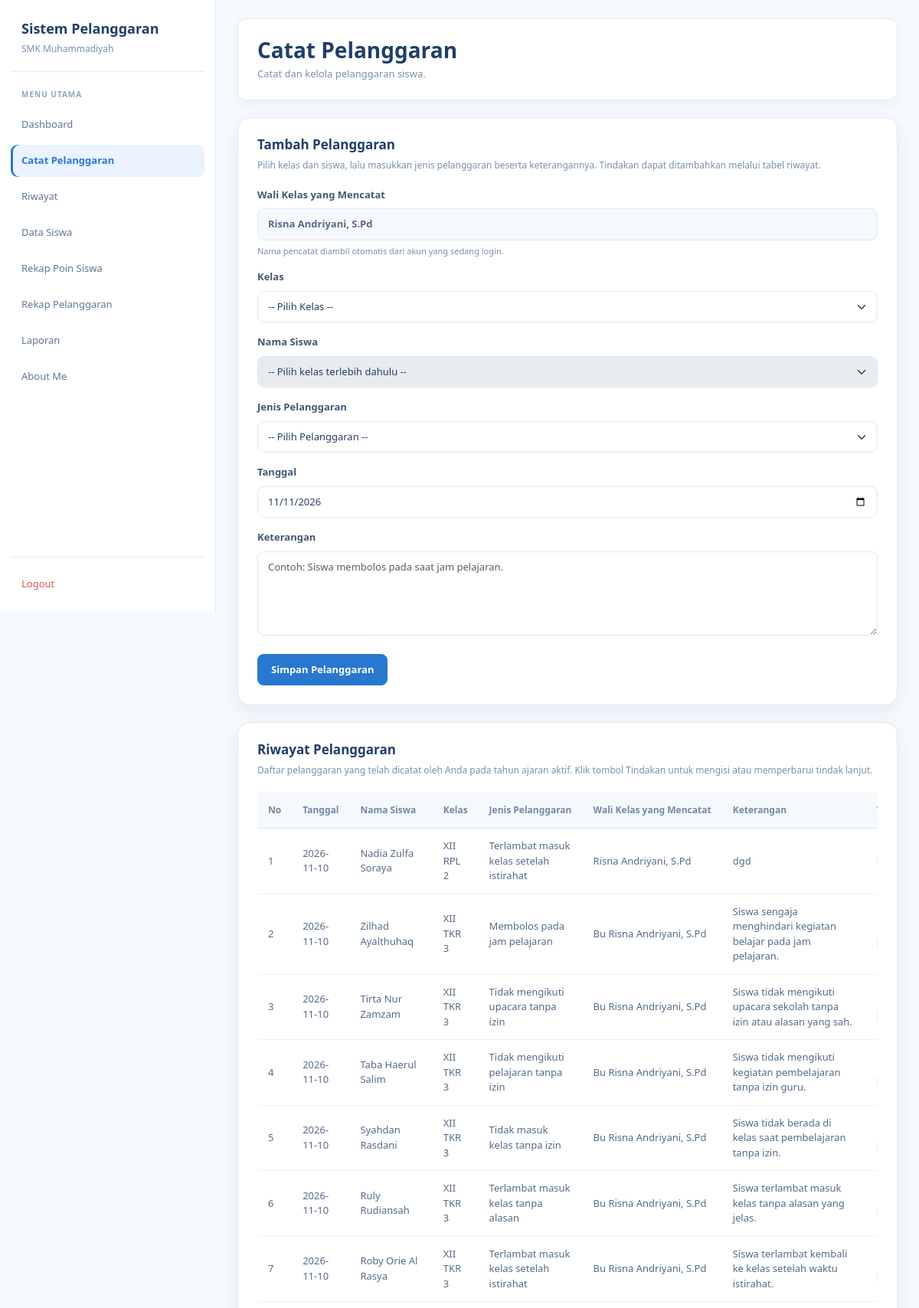
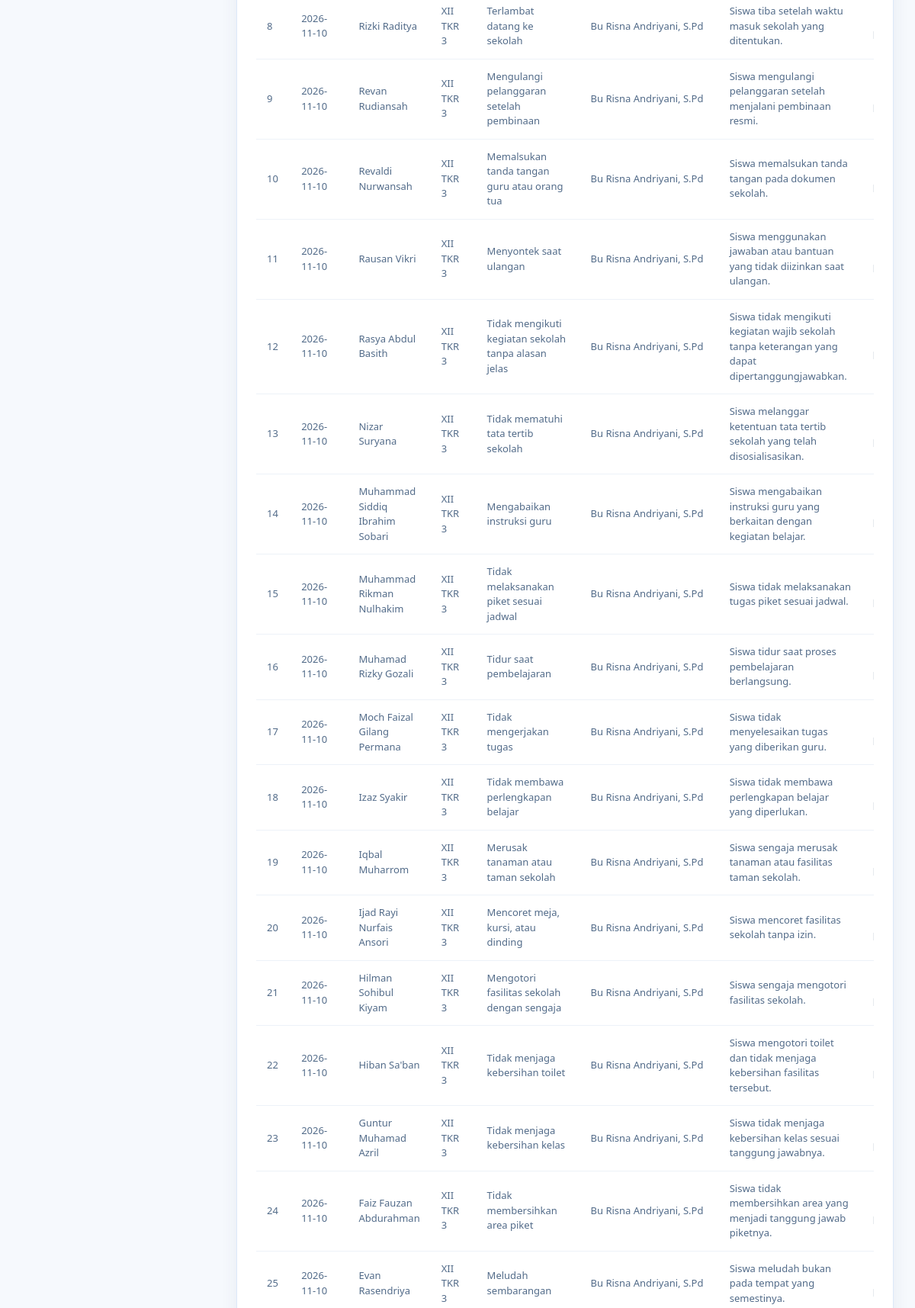
Page /walikelas/catat_pelanggaran.php (signed in, upper part) on the committed database (2 pictures, top to bottom).
### tables this page shows
CREATE TABLE `t_guru` (
  `id` int(11) NOT NULL,
  `nip` varchar(30) NOT NULL,
  `nama` varchar(150) NOT NULL,
  `email` varchar(150) NOT NULL,
  `status_aktif` tinyint(1) NOT NULL,
  `user_id` int(11) DEFAULT NULL,
  `created_at` timestamp NULL DEFAULT current_timestamp(),
  `updated_at` timestamp NULL DEFAULT current_timestamp()
);

CREATE TABLE `t_tahun_ajaran` (
  `id` int(11) NOT NULL,
  `nama` varchar(20) NOT NULL,
  `tanggal_mulai` date DEFAULT NULL,
  `tanggal_selesai` date DEFAULT NULL,
  `status_aktif` tinyint(1) DEFAULT NULL,
  `created_at` timestamp NULL DEFAULT current_timestamp(),
  `update_at` timestamp NULL DEFAULT current_timestamp()
);

CREATE TABLE `t_pelanggaran_siswa` (
  `id` int(11) NOT NULL,
  `tahun_ajaran_id` int(11) NOT NULL,
  `siswa_id` int(11) NOT NULL,
  `nama_siswa` varchar(150) NOT NULL,
  `pelanggaran_id` int(11) NOT NULL,
  `nama_pelanggaran` varchar(150) NOT NULL,
  `pelanggaran_kategori_id` int(11) NOT NULL,
  `guru_id` int(11) NOT NULL,
  `nama_guru` varchar(150) NOT NULL,
  `tanggal` date NOT NULL,
  `keterangan` text NOT NULL,
  `poin` int(11) NOT NULL,
  `tindakan` text NOT NULL,
  `status` varchar(30) NOT NULL,
  `created_at` timestamp NOT NULL DEFAULT current_timestamp(),
  `updated_at` timestamp NOT NULL DEFAULT current_timestamp(),
  `kelas_id` int(11) NOT NULL,
  `nama_kelas` varchar(100) NOT NULL
);

CREATE TABLE `t_kelas` (
  `id` int(11) NOT NULL,
  `nama` varchar(100) NOT NULL,
  `tingkat` varchar(20) NOT NULL,
  `jurusan` varchar(100) NOT NULL,
  `status_aktif` tinyint(1) DEFAULT NULL,
  `created_at` timestamp NULL DEFAULT current_timestamp(),
  `update_at` timestamp NULL DEFAULT current_timestamp()
);

### walikelas/catat_pelanggaran.php (the view, shortened to what this page needs)
<?php
include __DIR__ . "/../config/koneksi.php";
$user_id = (int)($_SESSION['user_id'] ?? 0);
$nama_login = $_SESSION['nama'] ?? 'Wali Kelas';
function e($value): string
{
    return htmlspecialchars((string)($value ?? ''), ENT_QUOTES, 'UTF-8');
}
function labelKelas($nama, $tingkat, $jurusan): string
{
    $nama = trim((string)$nama);
    $tingkat = trim((string)$tingkat);
    $jurusan = trim((string)$jurusan);
    if (
        $nama !== '' &&
        stripos($nama, $tingkat) !== false &&
        stripos($nama, $jurusan) !== false
    ) {
        return $nama;
    }
    return trim("$tingkat $jurusan $nama");
}
$data_guru = null;
if ($user_id > 0) {
    $stmt = mysqli_prepare(
        $koneksi,
        "SELECT id, nama
         FROM t_guru
         WHERE user_id = ?
         LIMIT 1"
    );
    if ($stmt) {
        mysqli_stmt_bind_param($stmt, "i", $user_id);
        mysqli_stmt_execute($stmt);
        $data_guru = mysqli_fetch_assoc(mysqli_stmt_get_result($stmt));
    }
}
$guru_id = (int)($data_guru['id'] ?? 0);
$nama_guru = $data_guru['nama'] ?? $nama_login;
$query_tahun = mysqli_query(
    $koneksi,
    "SELECT id
     FROM t_tahun_ajaran
     WHERE status_aktif = 1
     ORDER BY id DESC
     LIMIT 1"
);
$data_tahun = $query_tahun
    ? mysqli_fetch_assoc($query_tahun)
    : null;
$tahun_ajaran_id = (int)($data_tahun['id'] ?? 0);
$daftar_kelas = [];
if ($tahun_ajaran_id > 0) {
    $query_kelas = mysqli_query(
        $koneksi,
        "SELECT id, nama, tingkat, jurusan
         FROM t_kelas
         WHERE status_aktif = 1
         ORDER BY
            FIELD(tingkat, 'X', 'XI', 'XII'),
            jurusan ASC,
            nama ASC"
    );
    if ($query_kelas) {
        while ($row = mysqli_fetch_assoc($query_kelas)) {
            $daftar_kelas[] = $row;
        }
    }
}
$daftar_siswa = [];
if ($tahun_ajaran_id > 0) {
    $stmt = mysqli_prepare(
        $koneksi,
        "SELECT DISTINCT
            s.id,
            s.nis,
            s.nama,
            ks.kelas_id
         FROM t_siswa s
         INNER JOIN t_kelas_siswa ks
            ON ks.siswa_id = s.id
         INNER JOIN t_kelas k
            ON k.id = ks.kelas_id
         WHERE ks.tahun_ajaran_id = ?
           AND ks.status_aktif = 1
           AND ks.tanggal_mulai <= CURDATE()
           AND (
                ks.tanggal_selesai IS NULL
                OR ks.tanggal_selesai >= CURDATE()
           )
           AND s.status_aktif = 1
           AND k.status_aktif = 1
         ORDER BY s.nama ASC, ks.kelas_id ASC"
    );
    if ($stmt) {
        mysqli_stmt_bind_param($stmt, "i", $tahun_ajaran_id);
        mysqli_stmt_execute($stmt);
        $result = mysqli_stmt_get_result($stmt);
        while ($row = mysqli_fetch_assoc($result)) {
            $daftar_siswa[] = $row;
        }
    }
}
$daftar_riwayat = [];
if ($guru_id > 0 && $tahun_ajaran_id > 0) {
    $stmt = mysqli_prepare(
        $koneksi,
        "SELECT
            ps.*,
            k.nama AS nama_kelas_asli,
            k.tingkat,
            k.jurusan
         FROM t_pelanggaran_siswa ps
         LEFT JOIN t_kelas k
            ON k.id = ps.kelas_id
         WHERE ps.guru_id = ?
           AND ps.tahun_ajaran_id = ?
         ORDER BY ps.id DESC"
    );
    if ($stmt) {
        mysqli_stmt_bind_param(
            $stmt,
            "ii",
            $guru_id,
            $tahun_ajaran_id
        );
        mysqli_stmt_execute($stmt);
        $result = mysqli_stmt_get_result($stmt);
        while ($row = mysqli_fetch_assoc($result)) {
            $daftar_riwayat[] = $row;
        }
    }
}
?>
<!DOCTYPE html>
<html lang="id">
<head>
    <link href="https://cdn.jsdelivr.net/npm/bootstrap@5.3.8/dist/css/bootstrap.min.css" rel="stylesheet">
    <link href="https://cdn.datatables.net/2.3.4/css/dataTables.bootstrap5.min.css" rel="stylesheet">
</head>
<body>
<aside class="sidebar">
    <div class="brand">
        <div class="brand-title">Sistem Pelanggaran</div>
        <div class="brand-subtitle">SMK Muhammadiyah</div>
    </div>
    <div class="menu-title">Menu Utama</div>
    <nav class="menu">
        <a href="../dashboard.php" class="menu-link">
            Dashboard
        </a>
        <a href="catat_pelanggaran.php"
           class="menu-link active"
           aria-current="page">
            Catat Pelanggaran
        </a>
        <a href="riwayat.php" class="menu-link">
            Riwayat
        </a>
        <a href="data_siswa.php" class="menu-link">
            Data Siswa
        </a>
        <a href="rekap_poin.php" class="menu-link">
            Rekap Poin Siswa
        </a>
        <a href="rekap_pelanggaran.php" class="menu-link">
            Rekap Pelanggaran
        </a>
        <a href="cetak_rekap.php" class="menu-link">
            Laporan
        </a>
        <a href="../about.php" class="menu-link">
            About Me
        </a>
    </nav>
    <div class="logout">
        <a href="../logout.php" class="menu-link">
            Logout
        </a>
    </div>
</aside>
<main class="main">
    <div class="page-head">
        <h3>Catat Pelanggaran</h3>
        <p>Catat dan kelola pelanggaran siswa.</p>
    </div>
    <section class="panel">
        <div class="panel-header">
            <h4>Tambah Pelanggaran</h4>
            <p>
                Pilih kelas dan siswa, lalu masukkan jenis pelanggaran beserta keterangannya.
                Tindakan dapat ditambahkan melalui tabel riwayat.
            </p>
        </div>
        <form method="POST" action="catat_pelanggaran.php">
            <div class="mb-3">
                <label for="nama_guru" class="form-label">
                    Wali Kelas yang Mencatat
                </label>
                <input
                    type="text"
                    id="nama_guru"
                    class="form-control"
                    value="<?= e($nama_guru) ?>"
                    readonly
                >
                <div class="form-text">
                    Nama pencatat diambil otomatis dari akun yang sedang login.
                </div>
            </div>
            <div class="mb-3">
                <label for="kelas_id" class="form-label">
                    Kelas
                </label>
                <select
                    id="kelas_id"
                    name="kelas_id"
                    class="form-select"
                    required
                    <?= (
                        count($daftar_kelas) === 0 ||
                        $guru_id <= 0 ||
                        $tahun_ajaran_id <= 0
                    ) ? 'disabled' : '' ?>
                >
                    <option value="">-- Pilih Kelas --</option>
                </select>
            </div>
            <div class="mb-3">
                <label for="siswa_id" class="form-label">
                    Nama Siswa
                </label>
                <select
                    id="siswa_id"
                    name="siswa_id"
                    class="form-select"
                    required
                    disabled
                >
                    <option value="">-- Pilih kelas terlebih dahulu --</option>
                </select>
            </div>
            <div class="mb-3">
                <label for="pelanggaran_id" class="form-label">
                    Jenis Pelanggaran
                </label>
                <select
                    id="pelanggaran_id"
                    name="pelanggaran_id"
                    class="form-select"
                    required
                >
                    <option value="">-- Pilih Pelanggaran --</option>
                </select>
            </div>
            <div class="mb-3">
                <label for="tanggal" class="form-label">
                    Tanggal
                </label>
                <input
                    type="date"
                    id="tanggal"
                    name="tanggal"
                    class="form-control"
                    value="<?= e($_POST['tanggal'] ?? date('Y-m-d')) ?>"
                    required
                >
            </div>
            <div class="mb-4">
                <label for="keterangan" class="form-label">
                    Keterangan
                </label>
                <textarea
                    id="keterangan"
                    name="keterangan"
                    class="form-control"
                    rows="4"
                    placeholder="Contoh: Siswa membolos pada saat jam pelajaran."
                    required
                ><?= e($_POST['keterangan'] ?? '') ?></textarea>
            </div>
            <button
                type="submit"
                name="simpan"
                class="btn btn-primary"
                <?= (
                    count($daftar_kelas) === 0 ||
                    count($daftar_siswa) === 0 ||
                    $guru_id <= 0 ||
                    $tahun_ajaran_id <= 0
                ) ? 'disabled' : '' ?>
            >
                Simpan Pelanggaran
            </button>
        </form>
    </section>
    <section class="panel" id="riwayat">
        <div class="panel-header">
            <h4>Riwayat Pelanggaran</h4>
            <p>
                Daftar pelanggaran yang telah dicatat oleh Anda pada tahun ajaran aktif.
                Klik tombol Tindakan untuk mengisi atau memperbarui tindak lanjut.
            </p>
        </div>
        <?php if (count($daftar_riwayat) > 0): ?>
            <div class="table-responsive">
                <table
                    id="tabelRiwayat"
                    class="table table-hover align-middle w-100"
                >
                    <thead>
                        <tr>
                            <th>No</th>
                            <th>Tanggal</th>
                            <th>Nama Siswa</th>
                            <th>Kelas</th>
                            <th>Jenis Pelanggaran</th>
                            <th>Wali Kelas yang Mencatat</th>
                            <th>Keterangan</th>
                            <th>Tindakan</th>
                        </tr>
                    </thead>
                    <tbody>
                        <?php foreach ($daftar_riwayat as $i => $data): ?>
                            <?php
                            $kelas_tampil = $data['nama_kelas'] ?? '-';
                            if (!empty($data['nama_kelas_asli'])) {
                                $kelas_tampil = labelKelas(
                                    $data['nama_kelas_asli'],
                                    $data['tingkat'],
                                    $data['jurusan']
                                );
                            }
                            ?>
                            <tr>
                                <td><?= $i + 1 ?></td>
                                <td><?= e($data['tanggal']) ?></td>
                                <td><?= e($data['nama_siswa']) ?></td>
                                <td><?= e($kelas_tampil) ?></td>
                                <td><?= e($data['nama_pelanggaran']) ?></td>
                                <td><?= e($data['nama_guru'] ?? '-') ?></td>
                                <td>
                                    <div class="keterangan">
                                        <?= e($data['keterangan']) ?>
                                    </div>
                                </td>
                                <td>
                                </td>
                            </tr>
                        <?php endforeach; ?>
                    </tbody>
                </table>
            </div>
        <?php else: ?>
            <div class="empty">
                Belum ada riwayat pelanggaran yang dicatat oleh akun ini pada tahun ajaran aktif.
            </div>
        <?php endif; ?>
    </section>
</main>
</body>
</html>

### rows in the picture
t_guru: nama "Risna Andriyani, S.Pd"
t_pelanggaran_siswa: tanggal "2026-11-10", nama_siswa "Nadia Zulfa Soraya", kelas.nama "XII RPL 2", nama_pelanggaran "Terlambat masuk kelas setelah istirahat", nama_guru "Risna Andriyani, S.Pd", keterangan "dgd"
t_pelanggaran_siswa: tanggal "2026-11-10", nama_siswa "Zilhad Ayalthuhaq", kelas.nama "XII TKR 3", nama_pelanggaran "Membolos pada jam pelajaran", nama_guru "Bu Risna Andriyani, S.Pd", keterangan "Siswa sengaja menghindari kegiatan belajar pada jam pelajaran."
t_pelanggaran_siswa: tanggal "2026-11-10", nama_siswa "Tirta Nur Zamzam", kelas.nama "XII TKR 3", nama_pelanggaran "Tidak mengikuti upacara tanpa izin", nama_guru "Bu Risna Andriyani, S.Pd", keterangan "Siswa tidak mengikuti upacara sekolah tanpa izin atau alasan yang sah."
t_pelanggaran_siswa: tanggal "2026-11-10", nama_siswa "Taba Haerul Salim", kelas.nama "XII TKR 3", nama_pelanggaran "Tidak mengikuti pelajaran tanpa izin", nama_guru "Bu Risna Andriyani, S.Pd", keterangan "Siswa tidak mengikuti kegiatan pembelajaran tanpa izin guru."
t_pelanggaran_siswa: tanggal "2026-11-10", nama_siswa "Syahdan Rasdani", kelas.nama "XII TKR 3", nama_pelanggaran "Tidak masuk kelas tanpa izin", nama_guru "Bu Risna Andriyani, S.Pd", keterangan "Siswa tidak berada di kelas saat pembelajaran tanpa izin."
t_pelanggaran_siswa: tanggal "2026-11-10", nama_siswa "Ruly Rudiansah", kelas.nama "XII TKR 3", nama_pelanggaran "Terlambat masuk kelas tanpa alasan", nama_guru "Bu Risna Andriyani, S.Pd", keterangan "Siswa terlambat masuk kelas tanpa alasan yang jelas."
t_pelanggaran_siswa: tanggal "2026-11-10", nama_siswa "Roby Orie Al Rasya", kelas.nama "XII TKR 3", nama_pelanggaran "Terlambat masuk kelas setelah istirahat", nama_guru "Bu Risna Andriyani, S.Pd", keterangan "Siswa terlambat kembali ke kelas setelah waktu istirahat."
t_pelanggaran_siswa: tanggal "2026-11-10", nama_siswa "Rizki Raditya", kelas.nama "XII TKR 3", nama_pelanggaran "Terlambat datang ke sekolah", nama_guru "Bu Risna Andriyani, S.Pd", keterangan "Siswa tiba setelah waktu masuk sekolah yang ditentukan."
t_pelanggaran_siswa: tanggal "2026-11-10", nama_siswa "Revan Rudiansah", kelas.nama "XII TKR 3", nama_pelanggaran "Mengulangi pelanggaran setelah pembinaan", nama_guru "Bu Risna Andriyani, S.Pd", keterangan "Siswa mengulangi pelanggaran setelah menjalani pembinaan resmi."
t_pelanggaran_siswa: tanggal "2026-11-10", nama_siswa "Revaldi Nurwansah", kelas.nama "XII TKR 3", nama_pelanggaran "Memalsukan tanda tangan guru atau orang tua", nama_guru "Bu Risna Andriyani, S.Pd", keterangan "Siswa memalsukan tanda tangan pada dokumen sekolah."
t_pelanggaran_siswa: tanggal "2026-11-10", nama_siswa "Rausan Vikri", kelas.nama "XII TKR 3", nama_pelanggaran "Menyontek saat ulangan", nama_guru "Bu Risna Andriyani, S.Pd", keterangan "Siswa menggunakan jawaban atau bantuan yang tidak diizinkan saat ulangan."
t_pelanggaran_siswa: tanggal "2026-11-10", nama_siswa "Rasya Abdul Basith", kelas.nama "XII TKR 3", nama_pelanggaran "Tidak mengikuti kegiatan sekolah tanpa alasan jelas", nama_guru "Bu Risna Andriyani, S.Pd", keterangan "Siswa tidak mengikuti kegiatan wajib sekolah tanpa keterangan yang dapat dipertanggungjawabkan."
t_pelanggaran_siswa: tanggal "2026-11-10", nama_siswa "Nizar Suryana", kelas.nama "XII TKR 3", nama_pelanggaran "Tidak mematuhi tata tertib sekolah", nama_guru "Bu Risna Andriyani, S.Pd", keterangan "Siswa melanggar ketentuan tata tertib sekolah yang telah disosialisasikan."
t_pelanggaran_siswa: tanggal "2026-11-10", nama_siswa "Muhammad Siddiq Ibrahim Sobari", kelas.nama "XII TKR 3", nama_pelanggaran "Mengabaikan instruksi guru", nama_guru "Bu Risna Andriyani, S.Pd", keterangan "Siswa mengabaikan instruksi guru yang berkaitan dengan kegiatan belajar."
t_pelanggaran_siswa: tanggal "2026-11-10", nama_siswa "Muhammad Rikman Nulhakim", kelas.nama "XII TKR 3", nama_pelanggaran "Tidak melaksanakan piket sesuai jadwal", nama_guru "Bu Risna Andriyani, S.Pd", keterangan "Siswa tidak melaksanakan tugas piket sesuai jadwal."
t_pelanggaran_siswa: tanggal "2026-11-10", nama_siswa "Muhamad Rizky Gozali", kelas.nama "XII TKR 3", nama_pelanggaran "Tidur saat pembelajaran", nama_guru "Bu Risna Andriyani, S.Pd", keterangan "Siswa tidur saat proses pembelajaran berlangsung."
t_pelanggaran_siswa: tanggal "2026-11-10", nama_siswa "Moch Faizal Gilang Permana", kelas.nama "XII TKR 3", nama_pelanggaran "Tidak mengerjakan tugas", nama_guru "Bu Risna Andriyani, S.Pd", keterangan "Siswa tidak menyelesaikan tugas yang diberikan guru."
t_pelanggaran_siswa: tanggal "2026-11-10", nama_siswa "Izaz Syakir", kelas.nama "XII TKR 3", nama_pelanggaran "Tidak membawa perlengkapan belajar", nama_guru "Bu Risna Andriyani, S.Pd", keterangan "Siswa tidak membawa perlengkapan belajar yang diperlukan."
t_pelanggaran_siswa: tanggal "2026-11-10", nama_siswa "Iqbal Muharrom", kelas.nama "XII TKR 3", nama_pelanggaran "Merusak tanaman atau taman sekolah", nama_guru "Bu Risna Andriyani, S.Pd", keterangan "Siswa sengaja merusak tanaman atau fasilitas taman sekolah."
t_pelanggaran_siswa: tanggal "2026-11-10", nama_siswa "Ijad Rayi Nurfais Ansori", kelas.nama "XII TKR 3", nama_pelanggaran "Mencoret meja, kursi, atau dinding", nama_guru "Bu Risna Andriyani, S.Pd", keterangan "Siswa mencoret fasilitas sekolah tanpa izin."
t_pelanggaran_siswa: tanggal "2026-11-10", nama_siswa "Hilman Sohibul Kiyam", kelas.nama "XII TKR 3", nama_pelanggaran "Mengotori fasilitas sekolah dengan sengaja", nama_guru "Bu Risna Andriyani, S.Pd", keterangan "Siswa sengaja mengotori fasilitas sekolah."
t_pelanggaran_siswa: tanggal "2026-11-10", nama_siswa "Hiban Sa'ban", kelas.nama "XII TKR 3", nama_pelanggaran "Tidak menjaga kebersihan toilet", nama_guru "Bu Risna Andriyani, S.Pd", keterangan "Siswa mengotori toilet dan tidak menjaga kebersihan fasilitas tersebut."
t_pelanggaran_siswa: tanggal "2026-11-10", nama_siswa "Guntur Muhamad Azril", kelas.nama "XII TKR 3", nama_pelanggaran "Tidak menjaga kebersihan kelas", nama_guru "Bu Risna Andriyani, S.Pd", keterangan "Siswa tidak menjaga kebersihan kelas sesuai tanggung jawabnya."
t_pelanggaran_siswa: tanggal "2026-11-10", nama_siswa "Faiz Fauzan Abdurahman", kelas.nama "XII TKR 3", nama_pelanggaran "Tidak membersihkan area piket", nama_guru "Bu Risna Andriyani, S.Pd", keterangan "Siswa tidak membersihkan area yang menjadi tanggung jawab piketnya."
t_pelanggaran_siswa: tanggal "2026-11-10", nama_siswa "Evan Rasendriya", kelas.nama "XII TKR 3", nama_pelanggaran "Meludah sembarangan", nama_guru "Bu Risna Andriyani, S.Pd", keterangan "Siswa meludah bukan pada tempat yang semestinya."
